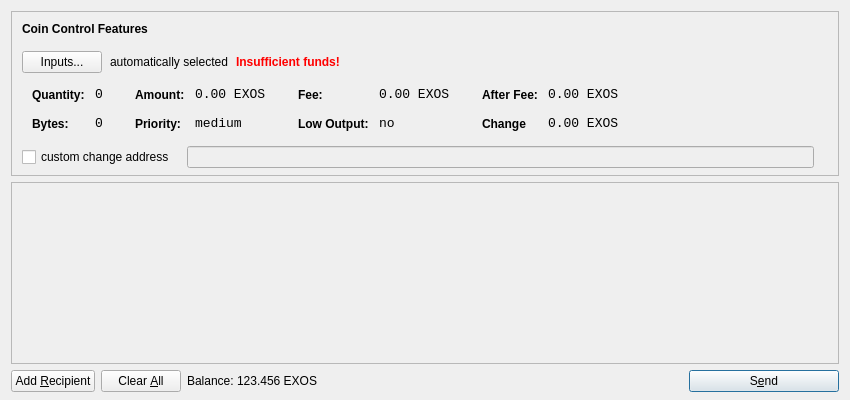
<?xml version="1.0" encoding="UTF-8"?>
<ui version="4.0">
 <class>SendCoinsDialog</class>
 <widget class="QDialog" name="SendCoinsDialog">
  <property name="geometry">
   <rect>
    <x>0</x>
    <y>0</y>
    <width>850</width>
    <height>400</height>
   </rect>
  </property>
  <property name="windowTitle">
   <string>Send Coins</string>
  </property>
  <layout class="QVBoxLayout" name="verticalLayout" stretch="0,1,0">
   <property name="bottomMargin">
    <number>8</number>
   </property>
   <item>
    <widget class="QFrame" name="frameCoinControl">
     <property name="sizePolicy">
      <sizepolicy hsizetype="Expanding" vsizetype="Expanding">
       <horstretch>0</horstretch>
       <verstretch>0</verstretch>
      </sizepolicy>
     </property>
     <property name="maximumSize">
      <size>
       <width>16777215</width>
       <height>16777215</height>
      </size>
     </property>
     <property name="frameShape">
      <enum>QFrame::StyledPanel</enum>
     </property>
     <property name="frameShadow">
      <enum>QFrame::Sunken</enum>
     </property>
     <layout class="QVBoxLayout" name="verticalLayoutCoinControl2">
      <property name="spacing">
       <number>-1</number>
      </property>
      <property name="leftMargin">
       <number>0</number>
      </property>
      <property name="topMargin">
       <number>0</number>
      </property>
      <property name="rightMargin">
       <number>0</number>
      </property>
      <property name="bottomMargin">
       <number>6</number>
      </property>
      <item>
       <layout class="QVBoxLayout" name="verticalLayoutCoinControl" stretch="0,0,0,0,1">
        <property name="spacing">
         <number>0</number>
        </property>
        <property name="leftMargin">
         <number>10</number>
        </property>
        <property name="topMargin">
         <number>10</number>
        </property>
        <item>
         <layout class="QHBoxLayout" name="horizontalLayoutCoinControl1">
          <property name="bottomMargin">
           <number>15</number>
          </property>
          <item>
           <widget class="QLabel" name="labelCoinControlFeatures">
            <property name="sizePolicy">
             <sizepolicy hsizetype="Preferred" vsizetype="Maximum">
              <horstretch>0</horstretch>
              <verstretch>0</verstretch>
             </sizepolicy>
            </property>
            <property name="font">
             <font>
              <weight>75</weight>
              <bold>true</bold>
             </font>
            </property>
            <property name="styleSheet">
             <string notr="true">font-weight:bold;</string>
            </property>
            <property name="text">
             <string>Coin Control Features</string>
            </property>
           </widget>
          </item>
         </layout>
        </item>
        <item>
         <layout class="QHBoxLayout" name="horizontalLayoutCoinControl2" stretch="0,0,0,0">
          <property name="spacing">
           <number>8</number>
          </property>
          <property name="bottomMargin">
           <number>10</number>
          </property>
          <item>
           <widget class="QPushButton" name="pushButtonCoinControl">
            <property name="styleSheet">
             <string notr="true"/>
            </property>
            <property name="text">
             <string>Inputs...</string>
            </property>
           </widget>
          </item>
          <item>
           <widget class="QLabel" name="labelCoinControlAutomaticallySelected">
            <property name="text">
             <string>automatically selected</string>
            </property>
            <property name="margin">
             <number>5</number>
            </property>
           </widget>
          </item>
          <item>
           <widget class="QLabel" name="labelCoinControlInsuffFunds">
            <property name="font">
             <font>
              <weight>75</weight>
              <bold>true</bold>
             </font>
            </property>
            <property name="styleSheet">
             <string notr="true">color:red;font-weight:bold;</string>
            </property>
            <property name="text">
             <string>Insufficient funds!</string>
            </property>
            <property name="margin">
             <number>5</number>
            </property>
           </widget>
          </item>
          <item>
           <spacer name="horizontalSpacerCoinControl">
            <property name="orientation">
             <enum>Qt::Horizontal</enum>
            </property>
            <property name="sizeHint" stdset="0">
             <size>
              <width>40</width>
              <height>1</height>
             </size>
            </property>
           </spacer>
          </item>
         </layout>
        </item>
        <item>
         <widget class="QWidget" name="widgetCoinControl" native="true">
          <property name="sizePolicy">
           <sizepolicy hsizetype="Preferred" vsizetype="Preferred">
            <horstretch>0</horstretch>
            <verstretch>0</verstretch>
           </sizepolicy>
          </property>
          <property name="minimumSize">
           <size>
            <width>0</width>
            <height>0</height>
           </size>
          </property>
          <property name="styleSheet">
           <string notr="true"/>
          </property>
          <layout class="QHBoxLayout" name="horizontalLayoutCoinControl5">
           <property name="margin">
            <number>0</number>
           </property>
           <item>
            <layout class="QHBoxLayout" name="horizontalLayoutCoinControl3" stretch="0,0,0,1">
             <property name="spacing">
              <number>20</number>
             </property>
             <property name="topMargin">
              <number>0</number>
             </property>
             <property name="bottomMargin">
              <number>10</number>
             </property>
             <item>
              <layout class="QFormLayout" name="formLayoutCoinControl1">
               <property name="horizontalSpacing">
                <number>10</number>
               </property>
               <property name="verticalSpacing">
                <number>14</number>
               </property>
               <property name="leftMargin">
                <number>10</number>
               </property>
               <property name="topMargin">
                <number>4</number>
               </property>
               <property name="rightMargin">
                <number>6</number>
               </property>
               <item row="0" column="0">
                <widget class="QLabel" name="labelCoinControlQuantityText">
                 <property name="styleSheet">
                  <string notr="true">font-weight:bold;</string>
                 </property>
                 <property name="text">
                  <string>Quantity:</string>
                 </property>
                 <property name="margin">
                  <number>0</number>
                 </property>
                </widget>
               </item>
               <item row="0" column="1">
                <widget class="QLabel" name="labelCoinControlQuantity">
                 <property name="font">
                  <font>
                   <family>Monospace</family>
                   <pointsize>10</pointsize>
                  </font>
                 </property>
                 <property name="cursor">
                  <cursorShape>IBeamCursor</cursorShape>
                 </property>
                 <property name="contextMenuPolicy">
                  <enum>Qt::ActionsContextMenu</enum>
                 </property>
                 <property name="text">
                  <string>0</string>
                 </property>
                 <property name="margin">
                  <number>0</number>
                 </property>
                 <property name="textInteractionFlags">
                  <set>Qt::LinksAccessibleByMouse|Qt::TextSelectableByKeyboard|Qt::TextSelectableByMouse</set>
                 </property>
                </widget>
               </item>
               <item row="1" column="0">
                <widget class="QLabel" name="labelCoinControlBytesText">
                 <property name="styleSheet">
                  <string notr="true">font-weight:bold;</string>
                 </property>
                 <property name="text">
                  <string>Bytes:</string>
                 </property>
                </widget>
               </item>
               <item row="1" column="1">
                <widget class="QLabel" name="labelCoinControlBytes">
                 <property name="font">
                  <font>
                   <family>Monospace</family>
                   <pointsize>10</pointsize>
                  </font>
                 </property>
                 <property name="cursor">
                  <cursorShape>IBeamCursor</cursorShape>
                 </property>
                 <property name="contextMenuPolicy">
                  <enum>Qt::ActionsContextMenu</enum>
                 </property>
                 <property name="text">
                  <string>0</string>
                 </property>
                 <property name="textInteractionFlags">
                  <set>Qt::LinksAccessibleByMouse|Qt::TextSelectableByKeyboard|Qt::TextSelectableByMouse</set>
                 </property>
                </widget>
               </item>
              </layout>
             </item>
             <item>
              <layout class="QFormLayout" name="formLayoutCoinControl2">
               <property name="horizontalSpacing">
                <number>10</number>
               </property>
               <property name="verticalSpacing">
                <number>14</number>
               </property>
               <property name="leftMargin">
                <number>6</number>
               </property>
               <property name="topMargin">
                <number>4</number>
               </property>
               <property name="rightMargin">
                <number>6</number>
               </property>
               <item row="0" column="0">
                <widget class="QLabel" name="labelCoinControlAmountText">
                 <property name="styleSheet">
                  <string notr="true">font-weight:bold;</string>
                 </property>
                 <property name="text">
                  <string>Amount:</string>
                 </property>
                 <property name="margin">
                  <number>0</number>
                 </property>
                </widget>
               </item>
               <item row="0" column="1">
                <widget class="QLabel" name="labelCoinControlAmount">
                 <property name="font">
                  <font>
                   <family>Monospace</family>
                   <pointsize>10</pointsize>
                  </font>
                 </property>
                 <property name="cursor">
                  <cursorShape>IBeamCursor</cursorShape>
                 </property>
                 <property name="contextMenuPolicy">
                  <enum>Qt::ActionsContextMenu</enum>
                 </property>
                 <property name="text">
                  <string notr="true">0.00 EXOS</string>
                 </property>
                 <property name="textInteractionFlags">
                  <set>Qt::LinksAccessibleByMouse|Qt::TextSelectableByKeyboard|Qt::TextSelectableByMouse</set>
                 </property>
                </widget>
               </item>
               <item row="1" column="0">
                <widget class="QLabel" name="labelCoinControlPriorityText">
                 <property name="styleSheet">
                  <string notr="true">font-weight:bold;</string>
                 </property>
                 <property name="text">
                  <string>Priority:</string>
                 </property>
                </widget>
               </item>
               <item row="1" column="1">
                <widget class="QLabel" name="labelCoinControlPriority">
                 <property name="font">
                  <font>
                   <family>Monospace</family>
                   <pointsize>10</pointsize>
                  </font>
                 </property>
                 <property name="cursor">
                  <cursorShape>IBeamCursor</cursorShape>
                 </property>
                 <property name="contextMenuPolicy">
                  <enum>Qt::ActionsContextMenu</enum>
                 </property>
                 <property name="text">
                  <string>medium</string>
                 </property>
                 <property name="textInteractionFlags">
                  <set>Qt::LinksAccessibleByMouse|Qt::TextSelectableByKeyboard|Qt::TextSelectableByMouse</set>
                 </property>
                </widget>
               </item>
              </layout>
             </item>
             <item>
              <layout class="QFormLayout" name="formLayoutCoinControl3">
               <property name="horizontalSpacing">
                <number>10</number>
               </property>
               <property name="verticalSpacing">
                <number>14</number>
               </property>
               <property name="leftMargin">
                <number>6</number>
               </property>
               <property name="topMargin">
                <number>4</number>
               </property>
               <property name="rightMargin">
                <number>6</number>
               </property>
               <item row="0" column="0">
                <widget class="QLabel" name="labelCoinControlFeeText">
                 <property name="styleSheet">
                  <string notr="true">font-weight:bold;</string>
                 </property>
                 <property name="text">
                  <string>Fee:</string>
                 </property>
                 <property name="margin">
                  <number>0</number>
                 </property>
                </widget>
               </item>
               <item row="0" column="1">
                <widget class="QLabel" name="labelCoinControlFee">
                 <property name="font">
                  <font>
                   <family>Monospace</family>
                   <pointsize>10</pointsize>
                  </font>
                 </property>
                 <property name="cursor">
                  <cursorShape>IBeamCursor</cursorShape>
                 </property>
                 <property name="contextMenuPolicy">
                  <enum>Qt::ActionsContextMenu</enum>
                 </property>
                 <property name="text">
                  <string notr="true">0.00 EXOS</string>
                 </property>
                 <property name="textInteractionFlags">
                  <set>Qt::LinksAccessibleByMouse|Qt::TextSelectableByKeyboard|Qt::TextSelectableByMouse</set>
                 </property>
                </widget>
               </item>
               <item row="1" column="0">
                <widget class="QLabel" name="labelCoinControlLowOutputText">
                 <property name="styleSheet">
                  <string notr="true">font-weight:bold;</string>
                 </property>
                 <property name="text">
                  <string>Low Output:</string>
                 </property>
                </widget>
               </item>
               <item row="1" column="1">
                <widget class="QLabel" name="labelCoinControlLowOutput">
                 <property name="font">
                  <font>
                   <family>Monospace</family>
                   <pointsize>10</pointsize>
                  </font>
                 </property>
                 <property name="cursor">
                  <cursorShape>IBeamCursor</cursorShape>
                 </property>
                 <property name="contextMenuPolicy">
                  <enum>Qt::ActionsContextMenu</enum>
                 </property>
                 <property name="text">
                  <string>no</string>
                 </property>
                 <property name="textInteractionFlags">
                  <set>Qt::LinksAccessibleByMouse|Qt::TextSelectableByKeyboard|Qt::TextSelectableByMouse</set>
                 </property>
                </widget>
               </item>
              </layout>
             </item>
             <item>
              <layout class="QFormLayout" name="formLayoutCoinControl4">
               <property name="horizontalSpacing">
                <number>10</number>
               </property>
               <property name="verticalSpacing">
                <number>14</number>
               </property>
               <property name="leftMargin">
                <number>6</number>
               </property>
               <property name="topMargin">
                <number>4</number>
               </property>
               <property name="rightMargin">
                <number>6</number>
               </property>
               <item row="0" column="0">
                <widget class="QLabel" name="labelCoinControlAfterFeeText">
                 <property name="styleSheet">
                  <string notr="true">font-weight:bold;</string>
                 </property>
                 <property name="text">
                  <string>After Fee:</string>
                 </property>
                 <property name="margin">
                  <number>0</number>
                 </property>
                </widget>
               </item>
               <item row="0" column="1">
                <widget class="QLabel" name="labelCoinControlAfterFee">
                 <property name="font">
                  <font>
                   <family>Monospace</family>
                   <pointsize>10</pointsize>
                  </font>
                 </property>
                 <property name="cursor">
                  <cursorShape>IBeamCursor</cursorShape>
                 </property>
                 <property name="contextMenuPolicy">
                  <enum>Qt::ActionsContextMenu</enum>
                 </property>
                 <property name="text">
                  <string notr="true">0.00 EXOS</string>
                 </property>
                 <property name="textInteractionFlags">
                  <set>Qt::LinksAccessibleByMouse|Qt::TextSelectableByKeyboard|Qt::TextSelectableByMouse</set>
                 </property>
                </widget>
               </item>
               <item row="1" column="0">
                <widget class="QLabel" name="labelCoinControlChangeText">
                 <property name="styleSheet">
                  <string notr="true">font-weight:bold;</string>
                 </property>
                 <property name="text">
                  <string>Change</string>
                 </property>
                </widget>
               </item>
               <item row="1" column="1">
                <widget class="QLabel" name="labelCoinControlChange">
                 <property name="font">
                  <font>
                   <family>Monospace</family>
                   <pointsize>10</pointsize>
                  </font>
                 </property>
                 <property name="cursor">
                  <cursorShape>IBeamCursor</cursorShape>
                 </property>
                 <property name="contextMenuPolicy">
                  <enum>Qt::ActionsContextMenu</enum>
                 </property>
                 <property name="text">
                  <string notr="true">0.00 EXOS</string>
                 </property>
                 <property name="textInteractionFlags">
                  <set>Qt::LinksAccessibleByMouse|Qt::TextSelectableByKeyboard|Qt::TextSelectableByMouse</set>
                 </property>
                </widget>
               </item>
              </layout>
             </item>
            </layout>
           </item>
          </layout>
         </widget>
        </item>
        <item>
         <layout class="QHBoxLayout" name="horizontalLayoutCoinControl4" stretch="0,0,0">
          <property name="spacing">
           <number>12</number>
          </property>
          <property name="sizeConstraint">
           <enum>QLayout::SetDefaultConstraint</enum>
          </property>
          <property name="topMargin">
           <number>5</number>
          </property>
          <property name="rightMargin">
           <number>5</number>
          </property>
          <item>
           <widget class="QCheckBox" name="checkBoxCoinControlChange">
            <property name="text">
             <string>custom change address</string>
            </property>
           </widget>
          </item>
          <item>
           <widget class="QLineEdit" name="lineEditCoinControlChange">
            <property name="enabled">
             <bool>false</bool>
            </property>
            <property name="sizePolicy">
             <sizepolicy hsizetype="Expanding" vsizetype="Fixed">
              <horstretch>0</horstretch>
              <verstretch>0</verstretch>
             </sizepolicy>
            </property>
           </widget>
          </item>
          <item>
           <widget class="QLabel" name="labelCoinControlChangeLabel">
            <property name="sizePolicy">
             <sizepolicy hsizetype="Preferred" vsizetype="Expanding">
              <horstretch>0</horstretch>
              <verstretch>0</verstretch>
             </sizepolicy>
            </property>
            <property name="minimumSize">
             <size>
              <width>0</width>
              <height>0</height>
             </size>
            </property>
            <property name="text">
             <string/>
            </property>
            <property name="margin">
             <number>3</number>
            </property>
           </widget>
          </item>
         </layout>
        </item>
        <item>
         <spacer name="verticalSpacerCoinControl">
          <property name="orientation">
           <enum>Qt::Vertical</enum>
          </property>
          <property name="sizeHint" stdset="0">
           <size>
            <width>800</width>
            <height>1</height>
           </size>
          </property>
         </spacer>
        </item>
       </layout>
      </item>
     </layout>
    </widget>
   </item>
   <item>
    <widget class="QScrollArea" name="scrollArea">
     <property name="widgetResizable">
      <bool>true</bool>
     </property>
     <widget class="QWidget" name="scrollAreaWidgetContents">
      <property name="geometry">
       <rect>
        <x>0</x>
        <y>0</y>
        <width>830</width>
        <height>165</height>
       </rect>
      </property>
      <layout class="QVBoxLayout" name="verticalLayout_2">
       <property name="margin">
        <number>0</number>
       </property>
       <item>
        <layout class="QVBoxLayout" name="entries">
         <property name="spacing">
          <number>6</number>
         </property>
        </layout>
       </item>
       <item>
        <spacer name="verticalSpacer">
         <property name="orientation">
          <enum>Qt::Vertical</enum>
         </property>
         <property name="sizeHint" stdset="0">
          <size>
           <width>20</width>
           <height>40</height>
          </size>
         </property>
        </spacer>
       </item>
      </layout>
     </widget>
    </widget>
   </item>
   <item>
    <layout class="QHBoxLayout" name="horizontalLayout">
     <item>
      <widget class="QPushButton" name="addButton">
       <property name="toolTip">
        <string>Send to multiple recipients at once</string>
       </property>
       <property name="text">
        <string>Add &amp;Recipient</string>
       </property>
       <property name="autoDefault">
        <bool>false</bool>
       </property>
      </widget>
     </item>
     <item>
      <widget class="QPushButton" name="clearButton">
       <property name="sizePolicy">
        <sizepolicy hsizetype="Minimum" vsizetype="Fixed">
         <horstretch>0</horstretch>
         <verstretch>0</verstretch>
        </sizepolicy>
       </property>
       <property name="toolTip">
        <string>Remove all transaction fields</string>
       </property>
       <property name="text">
        <string>Clear &amp;All</string>
       </property>
       <property name="autoRepeatDelay">
        <number>300</number>
       </property>
       <property name="autoDefault">
        <bool>false</bool>
       </property>
      </widget>
     </item>
     <item>
      <layout class="QHBoxLayout" name="horizontalLayout_2">
       <property name="spacing">
        <number>3</number>
       </property>
       <item>
        <widget class="QLabel" name="label">
         <property name="sizePolicy">
          <sizepolicy hsizetype="Preferred" vsizetype="Fixed">
           <horstretch>0</horstretch>
           <verstretch>0</verstretch>
          </sizepolicy>
         </property>
         <property name="text">
          <string>Balance:</string>
         </property>
        </widget>
       </item>
       <item>
        <widget class="QLabel" name="labelBalance">
         <property name="sizePolicy">
          <sizepolicy hsizetype="Preferred" vsizetype="Fixed">
           <horstretch>0</horstretch>
           <verstretch>0</verstretch>
          </sizepolicy>
         </property>
         <property name="cursor">
          <cursorShape>IBeamCursor</cursorShape>
         </property>
         <property name="text">
          <string notr="true">123.456 EXOS</string>
         </property>
         <property name="textInteractionFlags">
          <set>Qt::LinksAccessibleByMouse|Qt::TextSelectableByKeyboard|Qt::TextSelectableByMouse</set>
         </property>
        </widget>
       </item>
      </layout>
     </item>
     <item>
      <spacer name="horizontalSpacer">
       <property name="orientation">
        <enum>Qt::Horizontal</enum>
       </property>
       <property name="sizeHint" stdset="0">
        <size>
         <width>40</width>
         <height>20</height>
        </size>
       </property>
      </spacer>
     </item>
     <item>
      <widget class="QPushButton" name="sendButton">
       <property name="minimumSize">
        <size>
         <width>150</width>
         <height>0</height>
        </size>
       </property>
       <property name="toolTip">
        <string>Confirm the send action</string>
       </property>
       <property name="text">
        <string>S&amp;end</string>
       </property>
       <property name="icon">
        <iconset resource="../bitcoin.qrc">
         <normaloff>:/icons/send</normaloff>:/icons/send</iconset>
       </property>
       <property name="default">
        <bool>true</bool>
       </property>
      </widget>
     </item>
    </layout>
   </item>
  </layout>
 </widget>
 <resources>
  <include location="../bitcoin.qrc"/>
 </resources>
 <connections/>
</ui>
